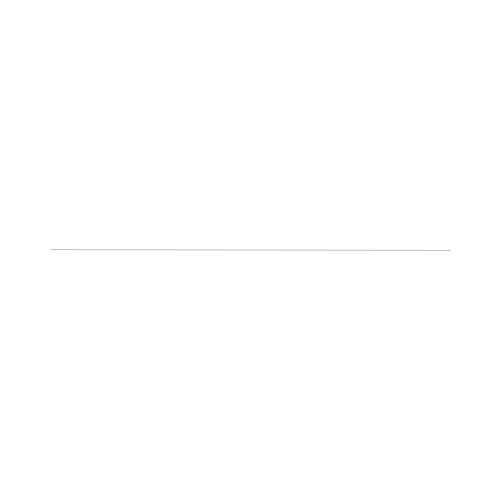
Frame 1 (no input)
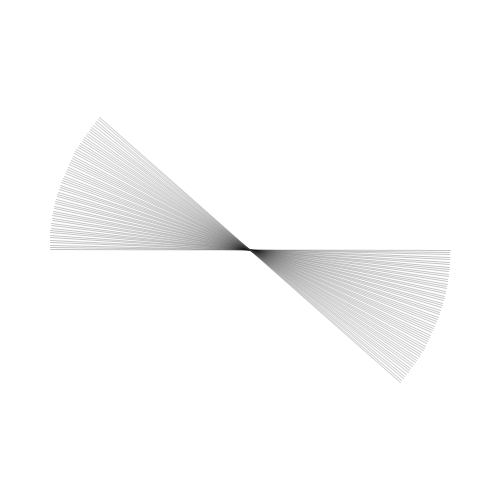
Frame 60 (the mouse pressed at the canvas centre just before this capture)
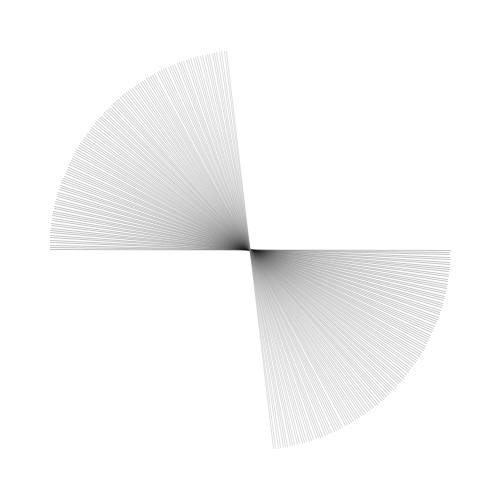
Frame 120 (the mouse held since frame 60 and released just before this capture)

The Processing sketch that drew these frames (run headless with seeded random() and noise(); from frame 60 on, the mouse is pressed at the canvas centre):

// Processing sketch: Circle_Buwaaaa
// ── Circle_Buwaaaa.pde
//ケーススタディ：Wave Clock1
//線で円がブワー

float _ang;
float _strokeCol;
float _strokeChg;

void setup(){
  size(500, 500);
  background(255);
  strokeWeight(5);
  smooth();
  strokeWeight(1);
  frameRate(500);
  
  _ang = 0;
  _strokeCol = 255;
}

void draw(){
  float radius = 200;
  int centx = width / 2;
  int centy = height / 2;
  
  float x1, y1, x2, y2;
  float rad = radians(_ang);
  x1 = centx + (radius * cos(rad));
  y1 = centy + (radius * sin(rad));
  float opprad = rad + PI;
  x2 = centx + (radius * cos(opprad));
  y2 = centy + (radius * sin(opprad));

  if(_strokeCol > 254) { _strokeCol = 0; }
  _strokeCol += 1;
  stroke(_strokeCol, 60);
  line(x1, y1, x2, y2);
  
  _ang += 0.7;
}
